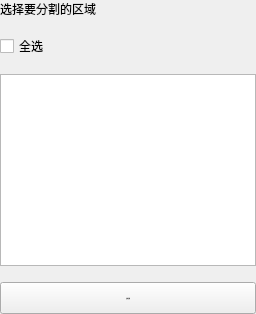
        <widget class="QWidget" name="tab_4">
         <attribute name="title">
          <string>MRI自动分割</string>
         </attribute>
         <layout class="QVBoxLayout" name="verticalLayout_12">
          <property name="spacing">
           <number>16</number>
          </property>
          <property name="leftMargin">
           <number>0</number>
          </property>
          <property name="topMargin">
           <number>0</number>
          </property>
          <property name="rightMargin">
           <number>0</number>
          </property>
          <property name="bottomMargin">
           <number>0</number>
          </property>
          <item>
           <widget class="QLabel" name="label_19">
            <property name="text">
             <string>选择要分割的区域</string>
            </property>
           </widget>
          </item>
          <item>
           <widget class="QCheckBox" name="checkBox_2">
            <property name="maximumSize">
             <size>
              <width>60</width>
              <height>16777215</height>
             </size>
            </property>
            <property name="text">
             <string>全选</string>
            </property>
           </widget>
          </item>
          <item>
           <widget class="QListWidget" name="listWidget_2"/>
          </item>
          <item>
           <widget class="QPushButton" name="pushButton_10">
            <property name="minimumSize">
             <size>
              <width>0</width>
              <height>32</height>
             </size>
            </property>
            <property name="font">
             <font>
              <pointsize>-1</pointsize>
              <italic>false</italic>
              <bold>false</bold>
             </font>
            </property>
            <property name="text">
             <string>自动分割</string>
            </property>
           </widget>
          </item>
         </layout>
        </widget>
